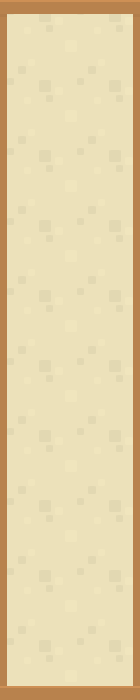

Tiled map render using the project's own tile images. Description and the whole map definition, tile-layer contents included, below:
An orthogonal 2x10 tile map with 70x70 px tiles, 1 tile layer (Capa de Patrones 1).

<map version="1.2" tiledversion="1.2.0" orientation="orthogonal" renderorder="right-down" width="2" height="10" tilewidth="70" tileheight="70" infinite="0" nextlayerid="2" nextobjectid="1">
 <tileset firstgid="1" source="../../Tiles/Tilesheet 1.tsx" />
 <layer id="1" name="Capa de Patrones 1" width="2" height="10">
  <data encoding="csv">
134,136,
158,160,
158,160,
158,160,
158,160,
158,160,
158,160,
158,160,
158,160,
182,184
</data>
 </layer>
</map>
